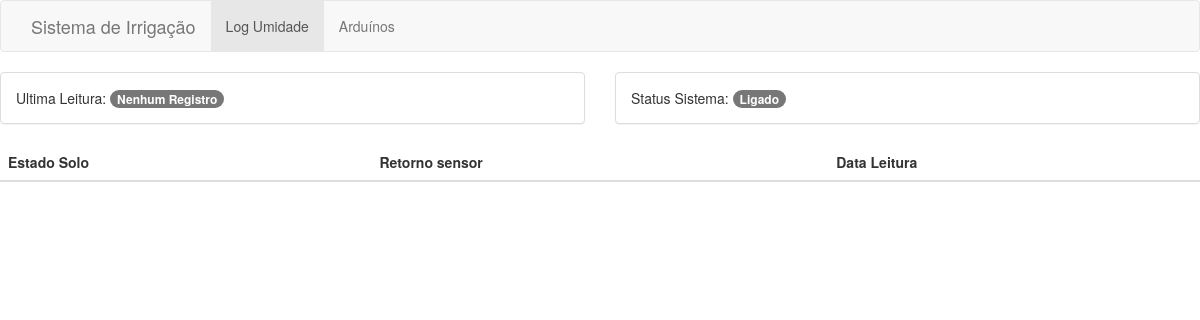
/logs/, run on an earlier commit of the app's database.
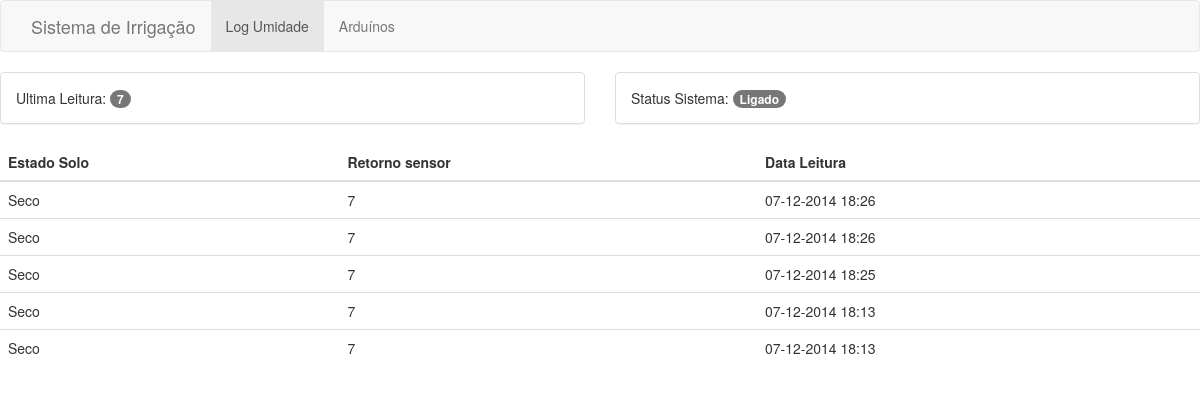
And on a later commit of the database.
### irrigation/models.py (models this page shows)
class SoilMoistureControl(models.Model):
	moisture= models.IntegerField(default=0)
	date= models.DateTimeField(auto_now_add=True,blank=True)

### irrigation/views.py (the view)
# urls.py: url(r'^logs/', views.logs,name="logs"),
def logs(request):
	moistureList=SoilMoistureControl.objects.order_by('-date')[:5]
	status= Status.objects.all()[0]
	template=loader.get_template('irrigation/logs.html')
	context=RequestContext(request,{
		'moistureList':moistureList,
		'status':status
	})
	return HttpResponse(template.render(context))

### irrigation/templates/irrigation/logs.html (shortened to what this page needs)
{% extends "irrigation/master.html" %}
{%block menuLog%}active{% endblock%}
{% block content %}
	<div class="row">
		<div class="col-lg-6">
			<div class="panel panel-default">
				<div class="panel-body">
					Ultima Leitura: <span class="badge" id="lastM">
						{% if moistureList %}
								{{moistureList.0.moisture}}
						{% else %}
								Nenhum Registro
						{%endif%}</span>
				</div>
			</div>
		</div>
		<div class="col-lg-6">
			<div class="panel panel-default">
				<div class="panel-body">
					Status Sistema:
							{% ifequal status.status  1%}
					                <span class="badge">Ligado</span>
							{% else %}
							        <span class="badge">Desligado</span>
							{% endifequal%}
				</div>
			</div>
		</div>
	</div>
	<div class="row">
			<div class="col-lg-12">
			<table class="table" id="moistureTable">
				<thead>
				<tr> <th>Estado Solo</th><th>Retorno sensor</th><th> Data Leitura</th></tr>
				</thead>
				<tbody>
				{% if moistureList %}
					{%for moisture in moistureList%}
						<tr>
							<td> {% if moisture.moisture > 300 %}
										Umido
								{%else%}
										Seco
								{%endif%}
								</td>
								<td>{{ moisture.moisture }}</td>
							<td>{{ moisture.date|date:"d-m-Y H:i" }}</td>
						</tr>
					{% endfor %}
				{%endif%}
				</tbody>
			</table>
		</div>
	</div>
{% endblock%}

What changed in the data, as far as the page shows it:
added SoilMoistureControl: moisture "7", shows "Seco", date "07-12-2014 18:26"
added SoilMoistureControl: shows "Seco", moisture "7", date "07-12-2014 18:26"
added SoilMoistureControl: shows "Seco", moisture "7", date "07-12-2014 18:25"
added SoilMoistureControl: shows "Seco", moisture "7", date "07-12-2014 18:13"
added SoilMoistureControl: shows "Seco", moisture "7", date "07-12-2014 18:13"
Also different on the page:
text no longer shown: "Nenhum Registro"
